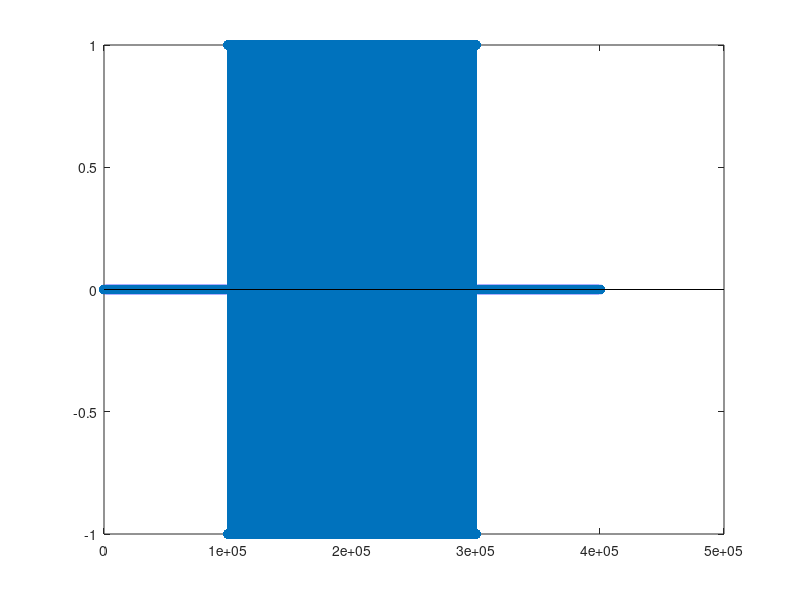

MATLAB code for this plot:
N = 10000;
% make 100 random bits of values +- 1
real_bits = sign(randn(N,1));
imag_bits = sign(randn(N,1));

% TODO: create a known header to add to the begininng of the data. Save this as
% a data file separately so we can read it into our correction script.

Symbol_period = 20;

% create a generic pulse of unit height
% with width equal to symbol period
pulse = ones(Symbol_period, 1);

% spread out the values in "bits" by Symbol_period
% first create a vector to store the values
xi = zeros(Symbol_period*length(real_bits),1);
xq = zeros(Symbol_period*length(imag_bits),1);

% assign every Symbol_period-th sample to equal a value from bits
xi(1:Symbol_period:end) = real_bits;
xq(1:Symbol_period:end) = imag_bits;

% now convolve the single generic pulse with the spread-out bits
xi_tx = conv(pulse, xi);
xq_tx = conv(pulse, xq);

% combine signals into one complex signal
x_tx = xi_tx + j * xq_tx;

% to visualize, make a stem plot
stem(x_tx);

% zero pad the beginning with 100000 samples to ensure that any glitch that
% happens when we start transmitting doesn't effect the data

x_tx = [zeros(100000, 1); x_tx;zeros(100000, 1)];

% here we write the data into a format that the USRP can understand
% specifically, we use float32 numbers with real followed by imaginary
% values

% first create a vector to store the interleaved real and imaginary values

tmp = zeros(length(x_tx)*2, 1);

% then assign the real part of x_tx to every other sample and the imaginary
% part to the remaining samples. In this example, the imaginary parts are
% all zero since our original signal is purely real, but we still have to
% write the zero values 

tmp(1:2:end) = real(x_tx);
stem(real(x_tx))
tmp(2:2:end) = imag(x_tx);

% open a file to write in binary format 
f1 = fopen('tx4.dat', 'wb');
% write the values as a float32
fwrite(f1, tmp/2, 'float32');
% close the file
fclose(f1)
